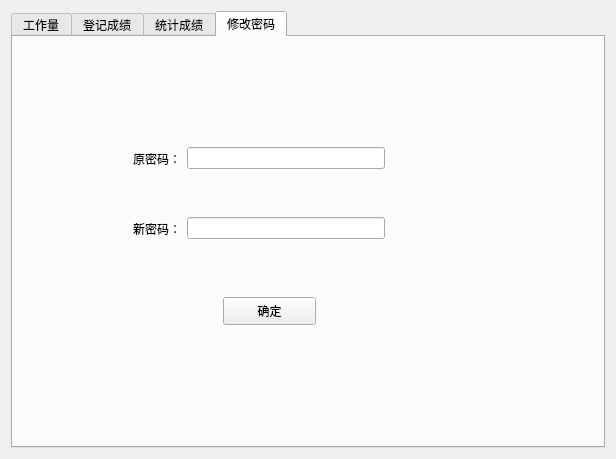
<?xml version="1.0" encoding="UTF-8"?>
<ui version="4.0">
 <class>function</class>
 <widget class="QDialog" name="function">
  <property name="geometry">
   <rect>
    <x>0</x>
    <y>0</y>
    <width>616</width>
    <height>459</height>
   </rect>
  </property>
  <property name="windowTitle">
   <string>Dialog</string>
  </property>
  <layout class="QHBoxLayout" name="horizontalLayout">
   <item>
    <widget class="QTabWidget" name="tabWidget">
     <property name="styleSheet">
      <string notr="true"/>
     </property>
     <property name="currentIndex">
      <number>3</number>
     </property>
     <widget class="QWidget" name="tab_1">
      <attribute name="title">
       <string>工作量</string>
      </attribute>
      <layout class="QVBoxLayout" name="verticalLayout_6">
       <item>
        <layout class="QVBoxLayout" name="verticalLayout">
         <item>
          <layout class="QHBoxLayout" name="horizontalLayout_2" stretch="1,3,1,1,5,3">
           <item>
            <widget class="QLabel" name="label">
             <property name="text">
              <string>工号：</string>
             </property>
            </widget>
           </item>
           <item>
            <widget class="QLineEdit" name="account"/>
           </item>
           <item>
            <spacer name="horizontalSpacer_2">
             <property name="orientation">
              <enum>Qt::Horizontal</enum>
             </property>
             <property name="sizeHint" stdset="0">
              <size>
               <width>14</width>
               <height>18</height>
              </size>
             </property>
            </spacer>
           </item>
           <item>
            <widget class="QPushButton" name="inquiry">
             <property name="text">
              <string> 查询</string>
             </property>
            </widget>
           </item>
           <item>
            <spacer name="horizontalSpacer_3">
             <property name="orientation">
              <enum>Qt::Horizontal</enum>
             </property>
             <property name="sizeHint" stdset="0">
              <size>
               <width>98</width>
               <height>18</height>
              </size>
             </property>
            </spacer>
           </item>
           <item>
            <widget class="QPushButton" name="show_all">
             <property name="text">
              <string>显示全部</string>
             </property>
            </widget>
           </item>
          </layout>
         </item>
         <item>
          <widget class="QTableView" name="tableView"/>
         </item>
        </layout>
       </item>
      </layout>
     </widget>
     <widget class="QWidget" name="tab_2">
      <attribute name="title">
       <string>登记成绩</string>
      </attribute>
      <layout class="QVBoxLayout" name="verticalLayout_4">
       <item>
        <layout class="QVBoxLayout" name="verticalLayout_3">
         <item>
          <widget class="QTableView" name="tableView_3"/>
         </item>
         <item>
          <layout class="QHBoxLayout" name="horizontalLayout_7" stretch="3,2,3">
           <item>
            <spacer name="horizontalSpacer_7">
             <property name="orientation">
              <enum>Qt::Horizontal</enum>
             </property>
             <property name="sizeHint" stdset="0">
              <size>
               <width>40</width>
               <height>20</height>
              </size>
             </property>
            </spacer>
           </item>
           <item>
            <widget class="QPushButton" name="sure">
             <property name="text">
              <string>确定</string>
             </property>
            </widget>
           </item>
           <item>
            <spacer name="horizontalSpacer_8">
             <property name="orientation">
              <enum>Qt::Horizontal</enum>
             </property>
             <property name="sizeHint" stdset="0">
              <size>
               <width>40</width>
               <height>20</height>
              </size>
             </property>
            </spacer>
           </item>
          </layout>
         </item>
        </layout>
       </item>
      </layout>
     </widget>
     <widget class="QWidget" name="tab_3">
      <attribute name="title">
       <string>统计成绩</string>
      </attribute>
      <layout class="QVBoxLayout" name="verticalLayout_5">
       <item>
        <layout class="QHBoxLayout" name="horizontalLayout_6" stretch="1,24,2,50">
         <item>
          <spacer name="horizontalSpacer_6">
           <property name="orientation">
            <enum>Qt::Horizontal</enum>
           </property>
           <property name="sizeHint" stdset="0">
            <size>
             <width>40</width>
             <height>20</height>
            </size>
           </property>
          </spacer>
         </item>
         <item>
          <layout class="QVBoxLayout" name="verticalLayout_2" stretch="2,1,2,1,2,1,4">
           <item>
            <spacer name="verticalSpacer_4">
             <property name="orientation">
              <enum>Qt::Vertical</enum>
             </property>
             <property name="sizeHint" stdset="0">
              <size>
               <width>18</width>
               <height>18</height>
              </size>
             </property>
            </spacer>
           </item>
           <item>
            <layout class="QHBoxLayout" name="horizontalLayout_3">
             <item>
              <widget class="QLabel" name="label_2">
               <property name="text">
                <string>院系编号：</string>
               </property>
              </widget>
             </item>
             <item>
              <widget class="QLineEdit" name="dept"/>
             </item>
            </layout>
           </item>
           <item>
            <spacer name="verticalSpacer">
             <property name="orientation">
              <enum>Qt::Vertical</enum>
             </property>
             <property name="sizeHint" stdset="0">
              <size>
               <width>17</width>
               <height>18</height>
              </size>
             </property>
            </spacer>
           </item>
           <item>
            <layout class="QHBoxLayout" name="horizontalLayout_4">
             <item>
              <widget class="QLabel" name="label_3">
               <property name="text">
                <string>科目名字：</string>
               </property>
              </widget>
             </item>
             <item>
              <widget class="QLineEdit" name="course"/>
             </item>
            </layout>
           </item>
           <item>
            <spacer name="verticalSpacer_3">
             <property name="orientation">
              <enum>Qt::Vertical</enum>
             </property>
             <property name="sizeHint" stdset="0">
              <size>
               <width>17</width>
               <height>18</height>
              </size>
             </property>
            </spacer>
           </item>
           <item>
            <layout class="QHBoxLayout" name="horizontalLayout_5">
             <item>
              <spacer name="horizontalSpacer">
               <property name="orientation">
                <enum>Qt::Horizontal</enum>
               </property>
               <property name="sizeHint" stdset="0">
                <size>
                 <width>13</width>
                 <height>18</height>
                </size>
               </property>
              </spacer>
             </item>
             <item>
              <widget class="QPushButton" name="tongji">
               <property name="text">
                <string>确定</string>
               </property>
              </widget>
             </item>
             <item>
              <spacer name="horizontalSpacer_4">
               <property name="orientation">
                <enum>Qt::Horizontal</enum>
               </property>
               <property name="sizeHint" stdset="0">
                <size>
                 <width>18</width>
                 <height>18</height>
                </size>
               </property>
              </spacer>
             </item>
            </layout>
           </item>
           <item>
            <spacer name="verticalSpacer_2">
             <property name="orientation">
              <enum>Qt::Vertical</enum>
             </property>
             <property name="sizeHint" stdset="0">
              <size>
               <width>20</width>
               <height>40</height>
              </size>
             </property>
            </spacer>
           </item>
          </layout>
         </item>
         <item>
          <spacer name="horizontalSpacer_5">
           <property name="orientation">
            <enum>Qt::Horizontal</enum>
           </property>
           <property name="sizeHint" stdset="0">
            <size>
             <width>28</width>
             <height>18</height>
            </size>
           </property>
          </spacer>
         </item>
         <item>
          <widget class="QTableView" name="tableView_2"/>
         </item>
        </layout>
       </item>
      </layout>
     </widget>
     <widget class="QWidget" name="tab_4">
      <attribute name="title">
       <string>修改密码</string>
      </attribute>
      <widget class="QWidget" name="layoutWidget">
       <property name="geometry">
        <rect>
         <x>120</x>
         <y>180</y>
         <width>252</width>
         <height>23</height>
        </rect>
       </property>
       <layout class="QHBoxLayout" name="horizontalLayout_9">
        <item>
         <widget class="QLabel" name="label_5">
          <property name="text">
           <string>新密码：</string>
          </property>
         </widget>
        </item>
        <item>
         <widget class="QLineEdit" name="lineEdit_2"/>
        </item>
       </layout>
      </widget>
      <widget class="QPushButton" name="pushButton">
       <property name="geometry">
        <rect>
         <x>210</x>
         <y>260</y>
         <width>93</width>
         <height>28</height>
        </rect>
       </property>
       <property name="text">
        <string>确定</string>
       </property>
      </widget>
      <widget class="QWidget" name="layoutWidget">
       <property name="geometry">
        <rect>
         <x>120</x>
         <y>110</y>
         <width>252</width>
         <height>23</height>
        </rect>
       </property>
       <layout class="QHBoxLayout" name="horizontalLayout_8">
        <item>
         <widget class="QLabel" name="label_4">
          <property name="text">
           <string>原密码：</string>
          </property>
         </widget>
        </item>
        <item>
         <widget class="QLineEdit" name="lineEdit_1"/>
        </item>
       </layout>
      </widget>
     </widget>
    </widget>
   </item>
  </layout>
 </widget>
 <resources/>
 <connections/>
</ui>
